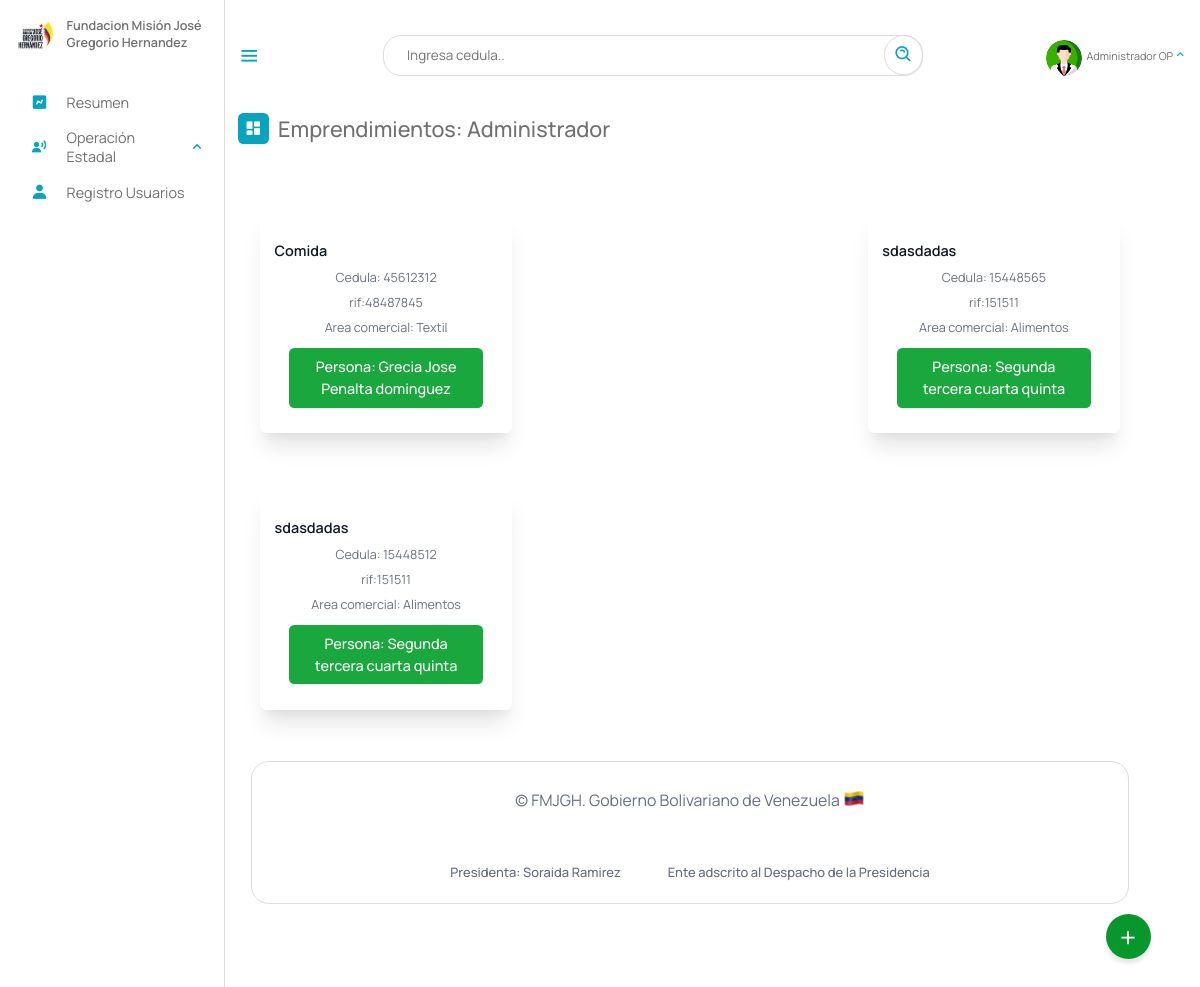
Page /Escritorio/13-emprendimientos.php (signed in) on the earlier database version.
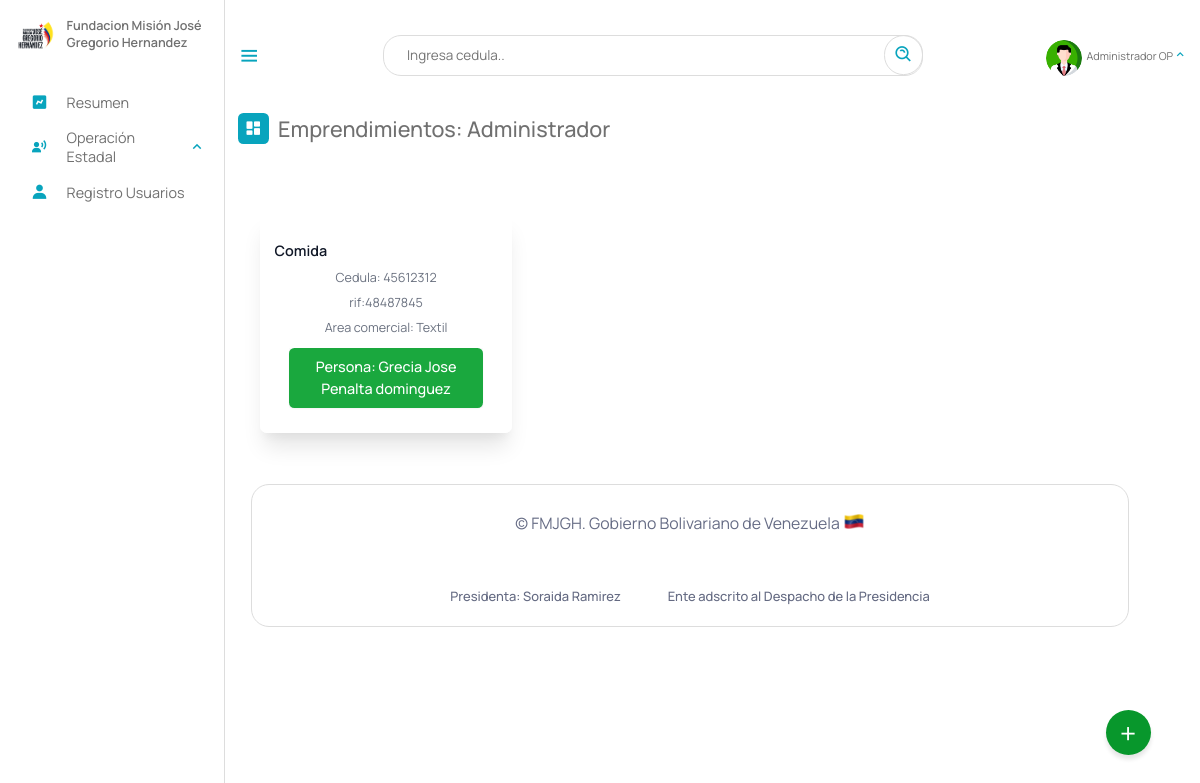
Same page on the later database version.
### tables this page shows
CREATE TABLE `detalles_emprendimiento` (
  `id` int(11) NOT NULL AUTO_INCREMENT,
  `cedula` int(11) DEFAULT NULL,
  `nombre_emprendimiento` text DEFAULT NULL,
  `rif_emprendimiento` varchar(50) DEFAULT NULL,
  `area_comercial` text DEFAULT NULL,
  `banco` text DEFAULT NULL,
  PRIMARY KEY (`id`),
  KEY `cedula` (`cedula`),
  CONSTRAINT `detalles_emprendimiento_ibfk_1` FOREIGN KEY (`cedula`) REFERENCES `beneficiario` (`cedula`) ON DELETE CASCADE ON UPDATE CASCADE
);

CREATE TABLE `beneficiario` (
  `cedula` int(12) NOT NULL,
  `nombre` text NOT NULL,
  `apellido` text NOT NULL,
  `fecha_naci` date NOT NULL,
  `email` varchar(50) NOT NULL,
  `telefono` varchar(12) NOT NULL,
  `nacionalidad` char(2) NOT NULL,
  `edad` int(2) NOT NULL,
  `sexo` char(1) NOT NULL,
  `edo_civil` text NOT NULL,
  `nro_hijo` int(2) DEFAULT NULL,
  `estado` varchar(10) NOT NULL,
  `municipio` varchar(20) NOT NULL,
  `parroquia` varchar(10) NOT NULL,
  `discapacidad` varchar(10) NOT NULL,
  `atencion_solicitada` varchar(10) NOT NULL,
  `certificado` varchar(50) DEFAULT NULL,
  `registrado_por` text DEFAULT NULL,
  `fecha_registro` date NOT NULL,
  PRIMARY KEY (`cedula`),
  KEY `estado` (`estado`),
  KEY `discapacidad` (`discapacidad`),
  KEY `atencion_solicitada` (`atencion_solicitada`),
  KEY `municipio` (`municipio`),
  KEY `parroquia` (`parroquia`),
  CONSTRAINT `beneficiario_ibfk_1` FOREIGN KEY (`estado`) REFERENCES `estados` (`id_estados`) ON DELETE CASCADE,
  CONSTRAINT `beneficiario_ibfk_2` FOREIGN KEY (`municipio`) REFERENCES `municipios` (`id_municipios`) ON DELETE CASCADE,
  CONSTRAINT `beneficiario_ibfk_3` FOREIGN KEY (`parroquia`) REFERENCES `parroquia` (`id`) ON DELETE CASCADE ON UPDATE CASCADE,
  CONSTRAINT `beneficiario_ibfk_4` FOREIGN KEY (`discapacidad`) REFERENCES `discapacid_e` (`id_e`) ON DELETE CASCADE,
  CONSTRAINT `beneficiario_ibfk_5` FOREIGN KEY (`atencion_solicitada`) REFERENCES `tipoatencion` (`id`) ON DELETE CASCADE
);

### php/01-discapacitados.php (called while the page is built, shortened)
<?php
include_once("ManejadorBD.php");
class Discapacitados extends ManejadorBD
{
	private $cnn;
	public function __construct($tipoConexion)
	{
		$this->cnn = parent::conectar($tipoConexion);
	}
	public function emprendimientos()
	{
		try {
			$stmt = $this->cnn->prepare("SELECT detalles_emprendimiento.nombre_emprendimiento, detalles_emprendimiento.cedula, detalles_emprendimiento.rif_emprendimiento, detalles_emprendimiento.area_comercial, beneficiario.nombre, beneficiario.apellido FROM
				 `detalles_emprendimiento`, beneficiario WHERE
				 beneficiario.cedula = detalles_emprendimiento.cedula and
				 `nombre_emprendimiento`!='' and rif_emprendimiento !=''");
			$stmt->setFetchMode(PDO::FETCH_ASSOC);
			$stmt->execute();
			return $stmt->fetchAll();
		} catch (PDOException $error) {
			echo "Error: ejecutando consulta SQL." . $error->getMessage();
			exit();
		}
	}
}

### php/ManejadorBD.php (called while the page is built, shortened)
<?php
	class ManejadorBD extends PDO {
		public $srv	= SRV;
		public $usr	= USR;
		public $pas	= PAS;
		public $dbn	= BDN;
		public function conectar($tipoConexion){
			try{
				switch ($tipoConexion) {
				    case 1:
				        $dsn = "mysql:host=$this->srv;dbname=$this->dbn";
				        break;
				}
				$dbh = new PDO($dsn, $this->usr, $this->pas);
    			$dbh->setAttribute(PDO::ATTR_ERRMODE, PDO::ERRMODE_EXCEPTION);
			}catch(PDOException $error){
                echo "Error al Conectar con la Base de Datos: ".$error->getMessage();
                exit();
			}
            $this->conexionBD = $dbh;
			return $this->conexionBD;
		}
	}
?>

### Escritorio/13-emprendimientos.php (the view, shortened to what this page needs)
<?php
include_once("partearriba.php");
?>
<div class="dash-contenido">
    <div class="overview">
        <div class="titulo">
            <i class='bx bxs-dashboard'> </i>
            <span class="link-name">Emprendimientos: <?php echo $rol ?></span>
        </div>
    </div>
    <div class="resumen">
        <?php
        include_once("../php/01-discapacitados.php");
        $mod = new Discapacitados(1);
        $consulta = $mod->emprendimientos();
        if ($consulta) {
            foreach ($consulta as $registros) {
        ?>
                <div class="card">
                    <div class="header">
                        <div class="content">
                            <span class="title"><?php echo $registros["nombre_emprendimiento"] ?></span>
                            <p class="message">Cedula: <?php echo $registros["cedula"] ?></p>
                            <p class="message"> rif:<?php echo $registros["rif_emprendimiento"] ?></p>
                            <p class="message">Area comercial: <?php echo $registros["area_comercial"] ?></p>
                        </div>
                        <div class="actions">
                            <button class="desactivate" type="button">Persona: <?php echo $registros["nombre"]." ".$registros["apellido"] ?> </button>
                        </div>
                    </div>
                </div>
        <?php
            }
        }
        ?>
    </div>
</div>
<?php
include_once("parteabajo.php");
?>

Differences in the rows shown:
removed detalles_emprendimiento: nombre_emprendimiento "sdasdadas", cedula "15448565", rif_emprendimiento "151511", area_comercial "Alimentos", cedula.nombre "Segunda tercera", cedula.apellido "cuarta quinta"
removed detalles_emprendimiento: nombre_emprendimiento "sdasdadas", cedula "15448512", rif_emprendimiento "151511", area_comercial "Alimentos", cedula.nombre "Segunda tercera", cedula.apellido "cuarta quinta"
